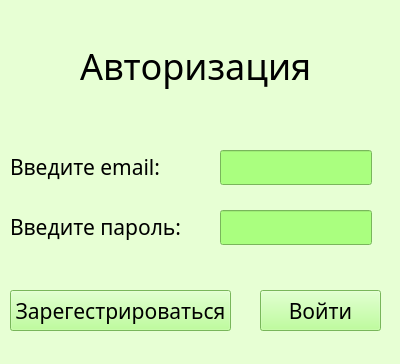
<?xml version="1.0" encoding="UTF-8"?>
<ui version="4.0">
 <class>Form</class>
 <widget class="QWidget" name="Form">
  <property name="geometry">
   <rect>
    <x>0</x>
    <y>0</y>
    <width>400</width>
    <height>364</height>
   </rect>
  </property>
  <property name="windowTitle">
   <string>avtoriz</string>
  </property>
  <property name="styleSheet">
   <string notr="true">background-color: rgb(231, 255, 212);</string>
  </property>
  <widget class="QLabel" name="label_avtorizazia">
   <property name="geometry">
    <rect>
     <x>80</x>
     <y>40</y>
     <width>281</width>
     <height>51</height>
    </rect>
   </property>
   <property name="font">
    <font>
     <family>Cascadia Mono Light</family>
     <pointsize>27</pointsize>
     <weight>50</weight>
     <italic>false</italic>
     <bold>false</bold>
     <kerning>true</kerning>
    </font>
   </property>
   <property name="styleSheet">
    <string notr="true"/>
   </property>
   <property name="text">
    <string>Авторизация</string>
   </property>
  </widget>
  <widget class="QLabel" name="label_Login">
   <property name="geometry">
    <rect>
     <x>10</x>
     <y>150</y>
     <width>171</width>
     <height>34</height>
    </rect>
   </property>
   <property name="font">
    <font>
     <family>Cascadia Mono Light</family>
     <pointsize>16</pointsize>
    </font>
   </property>
   <property name="text">
    <string>Введите email:</string>
   </property>
  </widget>
  <widget class="QLabel" name="label_Parol">
   <property name="geometry">
    <rect>
     <x>10</x>
     <y>210</y>
     <width>181</width>
     <height>34</height>
    </rect>
   </property>
   <property name="font">
    <font>
     <family>Cascadia Mono Light</family>
     <pointsize>16</pointsize>
    </font>
   </property>
   <property name="text">
    <string>Введите пароль:</string>
   </property>
  </widget>
  <widget class="QLineEdit" name="lineEdit_Login">
   <property name="geometry">
    <rect>
     <x>220</x>
     <y>150</y>
     <width>152</width>
     <height>35</height>
    </rect>
   </property>
   <property name="font">
    <font>
     <family>Cascadia Mono Light</family>
     <pointsize>16</pointsize>
    </font>
   </property>
   <property name="styleSheet">
    <string notr="true">background-color: rgb(170, 255, 127);</string>
   </property>
  </widget>
  <widget class="QLineEdit" name="lineEdit_Parol">
   <property name="geometry">
    <rect>
     <x>220</x>
     <y>210</y>
     <width>152</width>
     <height>35</height>
    </rect>
   </property>
   <property name="font">
    <font>
     <family>Cascadia Mono Light</family>
     <pointsize>16</pointsize>
    </font>
   </property>
   <property name="styleSheet">
    <string notr="true">background-color: rgb(170, 255, 127);</string>
   </property>
  </widget>
  <widget class="QPushButton" name="pushButton_vioti">
   <property name="geometry">
    <rect>
     <x>260</x>
     <y>290</y>
     <width>121</width>
     <height>41</height>
    </rect>
   </property>
   <property name="font">
    <font>
     <family>Cascadia Mono Light</family>
     <pointsize>16</pointsize>
    </font>
   </property>
   <property name="styleSheet">
    <string notr="true">background-color: rgb(170, 255, 127);</string>
   </property>
   <property name="text">
    <string>Войти</string>
   </property>
  </widget>
  <widget class="QPushButton" name="pushButton_zaregestr">
   <property name="geometry">
    <rect>
     <x>10</x>
     <y>290</y>
     <width>221</width>
     <height>41</height>
    </rect>
   </property>
   <property name="font">
    <font>
     <family>Cascadia Mono Light</family>
     <pointsize>16</pointsize>
    </font>
   </property>
   <property name="styleSheet">
    <string notr="true">background-color: rgb(170, 255, 127);</string>
   </property>
   <property name="text">
    <string>Зарегестрироваться</string>
   </property>
  </widget>
  <widget class="QLabel" name="label_pustaia">
   <property name="geometry">
    <rect>
     <x>20</x>
     <y>100</y>
     <width>361</width>
     <height>34</height>
    </rect>
   </property>
   <property name="font">
    <font>
     <family>Cascadia Mono Light</family>
     <pointsize>16</pointsize>
    </font>
   </property>
   <property name="text">
    <string/>
   </property>
  </widget>
 </widget>
 <resources/>
 <connections/>
</ui>
